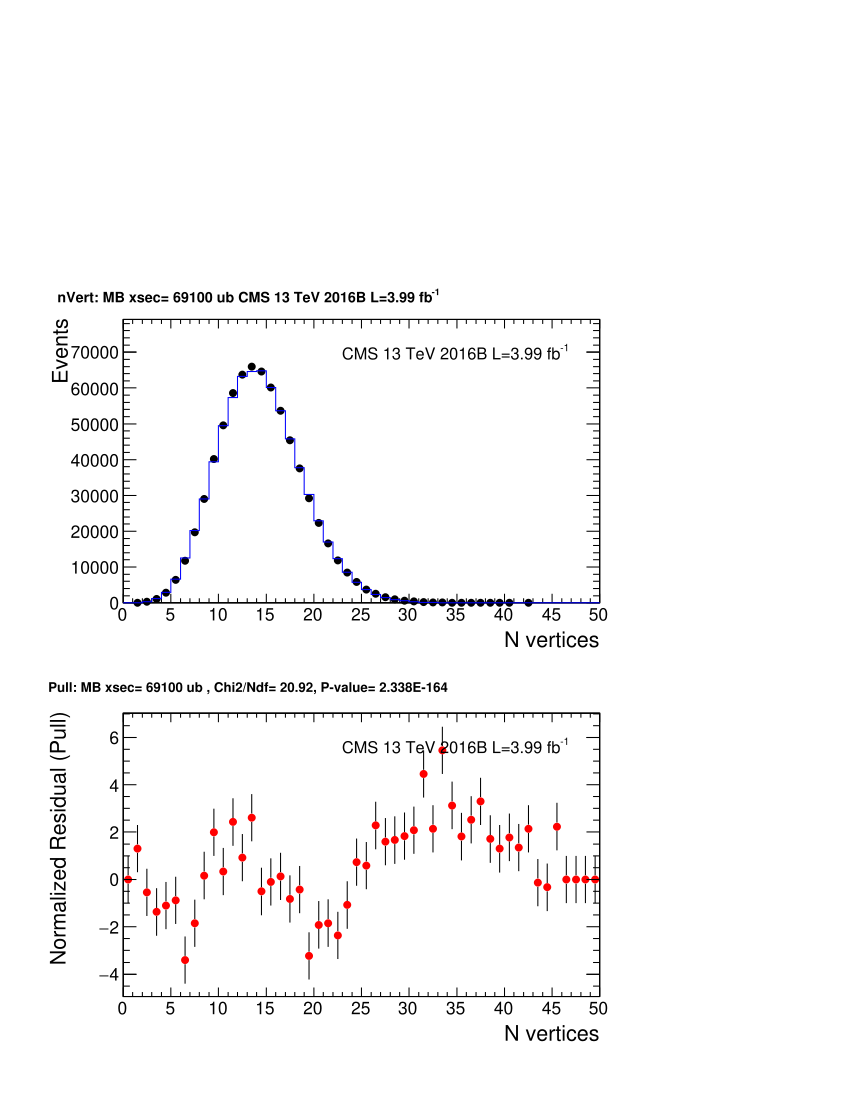

Write the Python code that produced this figure.
#!/usr/bin/env python

from ROOT import *
from array import array

pu_list=[69100, 69200, 69300, 69400, 69500, 69600, 69700, 69800, 69900, 70000, 70100, 70200, 70300, 70400, 70500]


inputdir='/data/XZZ/80X_Ntuple/80X_20160705_Skim'


outtag='scan_pu'

DataHLT=True

if not DataHLT:
  outtag += '_nohlt'

dtfileName='SingleEMU_Run2016B_PromptReco_v1v2.root'
mcfileName='DYJetsToLL_M50_PUScan.root'

lumiTag = 'CMS 13 TeV 2016B L=3.99 fb^{-1}'

cuts_loose_z='(((abs(llnunu_l1_l1_pdgId)==13&&llnunu_l1_l1_pt>50&&abs(llnunu_l1_l1_eta)<2.1&&llnunu_l1_l2_pt>20&&abs(llnunu_l1_l2_eta)<2.4)||(abs(llnunu_l1_l1_pdgId)==11&&llnunu_l1_l1_pt>115&&abs(llnunu_l1_l1_eta)<2.5&&llnunu_l1_l2_pt>35&&abs(llnunu_l1_l2_eta)<2.5))&&(llnunu_l1_mass>70&&llnunu_l1_mass<110))'

cuts=cuts_loose_z


gROOT.ProcessLine('.x tdrstyle.C')

dtfile = TFile(inputdir+'/'+dtfileName)
mcfile = TFile(inputdir+'/'+mcfileName)
dttree=dtfile.Get('tree')
mctree=mcfile.Get('tree')



fout = TFile(outtag+'.root','recreate')

plots = TCanvas('plots','plots',600,800)
plots.SetLeftMargin(0.15)
plots.SetBottomMargin(0.15)


lumipt = TPaveText(0.45,0.8,0.9,0.9,"brNDC")
lumipt.SetBorderSize(0)
lumipt.SetTextAlign(12)
lumipt.SetFillStyle(0)
lumipt.SetTextFont(42)
lumipt.SetTextSize(0.045)
lumipt.AddText(0.15,0.15, lumiTag)

plots.Print(outtag+'.ps[')


ress = array('d', 50*[0.0])

hs_dt = []
hs_mc = []
hs_res = []
lg_dtmc = []
chi2ndf_pu = []
pvalue_pu = []


for pu in pu_list:
    hdt = TH1D("hdt","hdt_"+str(pu),50,0,50)    
    hmc = TH1D("hmc","hmc_"+str(pu),50,0,50)    
    hdt.SetName('hdt_'+str(pu))
    hmc.SetName('hmc_'+str(pu))
    hdt.SetTitle('nVert: MB xsec= {pu:n} ub {lumitag:s}'.format(pu=pu,lumitag=lumiTag))
    hdt.Sumw2()
    hmc.Sumw2()
    if not DataHLT: dttree.Draw('nVert>>hdt_'+str(pu), '('+cuts+')', 'e')
    else: dttree.Draw('nVert>>hdt_'+str(pu), '('+cuts+'&&((HLT_MU&&!HLT_ELE)||(HLT_ELE)))', 'e')
    #mctree.Draw('nVert>>hmc_'+str(pu), '(('+cuts+')*(genWeight*ZPtWeight*puWeight'+str(pu)+'))', 'e')
    mctree.Draw('nVert>>hmc_'+str(pu), '(('+cuts+')*(genWeight*puWeight'+str(pu)+'))', 'e')
    hmc.Scale(hdt.Integral()/hmc.Integral())
    hdt.GetXaxis().SetTitle('N vertices')
    hmc.GetXaxis().SetTitle('N vertices')
    hdt.GetYaxis().SetTitle('Events')
    hmc.GetYaxis().SetTitle('Events')
    hdt.SetMarkerStyle(20)
    hmc.SetLineColor(4)
    hmc.SetMarkerColor(4)
    ymax = max(hdt.GetMaximum(),hmc.GetMaximum())*1.2
    hdt.GetYaxis().SetRangeUser(0,ymax)
    hmc.GetYaxis().SetRangeUser(0,ymax)

    pv = hdt.Chi2Test(hmc, "UW P", ress)
    #print 'p-value pu '+str(pu)+' : '+str(pv)
    pvalue_pu.append(pv)
    chi2ndf = hdt.Chi2Test(hmc, "UW P CHI2/NDF", ress)
    chi2ndf_pu.append(chi2ndf)
    hres = TH1D("hres_"+str(pu),"hres_"+str(pu), 50,0, 50)
    hres.Sumw2()
    for ib in range(hres.GetNbinsX()):
        hres.SetBinContent(ib+1, ress[ib])
        hres.SetBinError(ib+1, 1.0)
    hres.SetMarkerStyle(20)  
    hres.SetMarkerColor(2)
    hres.GetXaxis().SetTitle('N vertices')
    hres.GetYaxis().SetTitle('Normalized Residual (Pull)')
    hres.SetTitle('Pull: MB xsec= {pu:n} ub , Chi2/Ndf= {chi2ndf:.2f}, P-value= {pv:.3E}'.format(pu=pu,chi2ndf=chi2ndf,pv=pv))

    plots.Clear()
    plots.Divide(1,2)
    pad1=plots.cd(1)
    pad1.SetTopMargin(0.10)
    pad1.SetBottomMargin(0.15)
    pad1.SetLeftMargin(0.15)
    hdt.Draw()
    hmc.Draw('hist same')
    lumipt.Draw()
    pad2=plots.cd(2)
    pad2.SetTopMargin(0.10)
    pad2.SetBottomMargin(0.15)
    pad2.SetLeftMargin(0.15)
    hres.Draw()
    lumipt.Draw()
    plots.Print(outtag+'.ps')
    plots.Clear()

    hs_dt.append(hdt)
    hs_mc.append(hmc)
    hs_res.append(hres)
  
    fout.cd()
    hdt.Write()
    hmc.Write()
    hres.Write() 
    plots.Write('plots_'+str(pu))


gr_pvalue_pu = TGraph()
for i in range(len(pu_list)):
  gr_pvalue_pu.SetPoint(i,pu_list[i]*0.001,pvalue_pu[i])
gr_pvalue_pu.SetName('gr_pvalue_pu')
gr_pvalue_pu.SetTitle('Pileup Data/MC matching p-value vs. MB xsec')
gr_pvalue_pu.SetMarkerStyle(20)
gr_pvalue_pu.GetXaxis().SetTitle('MB xsec (mb)')
gr_pvalue_pu.GetYaxis().SetTitle('p-value')
gr_pvalue_pu.GetXaxis().SetRangeUser(min(pu_list)*0.001*0.9,max(pu_list)*0.001*1.1)
gr_pvalue_pu.GetYaxis().SetRangeUser(min(pvalue_pu)*1e-10,max(pvalue_pu)*1e20)
gr_pvalue_pu.Sort()

#fc_pvalue_pu = TF1("fc_pvalue_pu", "pol2", min(pu_list)*0.1*0.9, max(pu_list)*0.1*1.1)
#gr_pvalue_pu.Fit(fc_pvalue_pu)
#x_maxpvalue=fc_pvalue_pu.GetMaximumX()
#gr_pvalue_pu.SetTitle('Pileup Data/MC matching p-value vs. MB xsec, max at {xm:.3f} mb'.format(xm=x_maxpvalue))


gr_chi2ndf_pu = TGraph()
for i in range(len(pu_list)):
  gr_chi2ndf_pu.SetPoint(i,pu_list[i]*0.001,chi2ndf_pu[i])
gr_chi2ndf_pu.SetName('gr_chi2ndf_pu')
gr_chi2ndf_pu.SetTitle('Pileup Data/MC matching Chi2/Ndf vs. MB xsec')
gr_chi2ndf_pu.SetMarkerStyle(20)
gr_chi2ndf_pu.GetXaxis().SetTitle('MB xsec (mb)')
gr_chi2ndf_pu.GetYaxis().SetTitle('Chi2/Ndf')
gr_chi2ndf_pu.GetXaxis().SetRangeUser(min(pu_list)*0.001*0.9,max(pu_list)*0.001*1.1)
gr_chi2ndf_pu.GetYaxis().SetRangeUser(min(chi2ndf_pu)*0.98,max(chi2ndf_pu)*1.1)
gr_chi2ndf_pu.Sort()

fc_chi2ndf_pu = TF1("fc_chi2ndf_pu", "pol2", min(pu_list)*0.001*0.9, max(pu_list)*0.001*1.1)
gr_chi2ndf_pu.Fit(fc_chi2ndf_pu)
x_minchi2ndf=fc_chi2ndf_pu.GetMinimumX()
gr_chi2ndf_pu.SetTitle('Pileup Data/MC matching Chi2/Ndf vs. MB xsec, min at {xm:.3f} mb'.format(xm=x_minchi2ndf))

print '#########################################################################'
print ' Pileup Mini-Bias cross-section scan results: best MB xsec = {xm:.3f} mb'.format(xm=x_minchi2ndf)
print '#########################################################################'

plots.Clear()
plots.Divide(1,2)
pad1=plots.cd(1)
pad1.SetTopMargin(0.10)
pad1.SetBottomMargin(0.15)
pad1.SetLeftMargin(0.15)
pad1.SetLogy(1)
gr_pvalue_pu.Draw("apl")
lumipt.Draw()
pad2=plots.cd(2)
pad2.SetTopMargin(0.10)
pad2.SetBottomMargin(0.15)
pad2.SetLeftMargin(0.15)
gr_chi2ndf_pu.Draw("apl")
lumipt.Draw()
plots.Print(outtag+'.ps')
pad1.SetLogy(0)
plots.Clear()

fout.cd()
gr_pvalue_pu.Write()
gr_chi2ndf_pu.Write()
plots.Write('plots_gr_pvalue_chi2ndf_pu')


plots.Print(outtag+'.ps]')

gROOT.ProcessLine('.! ps2pdf '+outtag+'.ps')

fout.Close()
